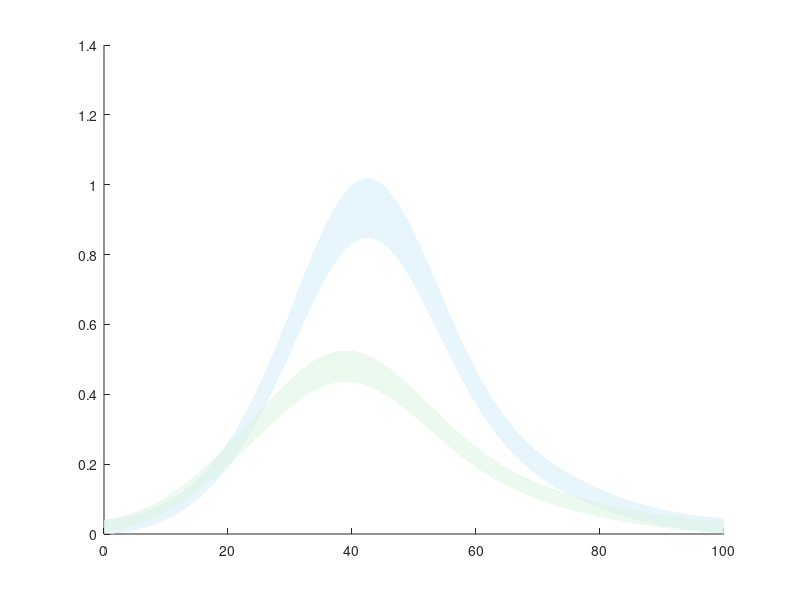

MATLAB code for this plot: (Note: this script raises an error after producing the figure.)
%% ============================================================
%  Panel d — Baseline admissible reconstruction
%  Refined conceptual illustration
%
%  NOTE:
%  - Synthetic data only
%  - Shaded ribbons are graphical halos, NOT confidence intervals
%  - Designed for a Nature Communications-style workflow figure
% ============================================================

clear; clc; close all;
rng(2026);

%% ============================================================
% 1. Synthetic time axis
% ============================================================
t     = linspace(0,100,601);
t_obs = linspace(2,98,42);

%% ============================================================
% 2. Construct two smooth, asymmetric schematic trajectories
% ============================================================

% ----- Region 1 -----
f1 = ...
    0.76 * exp(-0.5*((t-41)/11.5).^2) + ...
    0.20 * exp(-0.5*((t-56)/18).^2) + ...
    0.055* exp(-0.5*((t-20)/9).^2);

% slight asymmetric modulation
f1 = f1 .* (1 + 0.055*tanh((t-38)/15));
f1 = f1 + 0.012;

% ----- Region 2 -----
f2 = ...
    0.39 * exp(-0.5*((t-37)/13.5).^2) + ...
    0.115* exp(-0.5*((t-56)/20).^2) + ...
    0.028* exp(-0.5*((t-17)/8).^2);

f2 = f2 .* (1 + 0.045*tanh((t-34)/17));
f2 = f2 + 0.008;

%% ============================================================
% 3. Synthetic observations
% ============================================================
f1o = interp1(t,f1,t_obs,'pchip');
f2o = interp1(t,f2,t_obs,'pchip');

% Heteroscedastic observation noise
sd1 = 0.020 + 0.060*f1o;
sd2 = 0.016 + 0.065*f2o;

obs1 = max(0, f1o + sd1.*randn(size(t_obs)));
obs2 = max(0, f2o + sd2.*randn(size(t_obs)));

%% ============================================================
% 4. Refined palette
% ============================================================

% Main bright colors
blue      = [79 169 232]/255;       % #4FA9E8
green     = [101 201 138]/255;      % #65C98A

% Deep line colors
blueDeep  = [38 116 183]/255;       % refined blue
greenDeep = [45 145 91]/255;        % refined green

% Very pale halo colors
bluePale  = [214 238 251]/255;
greenPale = [220 244 228]/255;

% Ghost trajectory colors
blueGhost  = [142 204 240]/255;
greenGhost = [151 220 174]/255;

% Neutral colors
axisCol = [45 52 62]/255;
textCol = [39 48 60]/255;

%% ============================================================
% 5. Construct narrow graphical halos
%    These are NOT confidence intervals
% ============================================================

% Width follows the magnitude of each curve
w1 = 0.020 + 0.070*f1;
w2 = 0.016 + 0.060*f2;

upper1 = f1 + w1;
lower1 = max(0,f1 - w1);

upper2 = f2 + w2;
lower2 = max(0,f2 - w2);

%% ============================================================
% 6. Figure
% ============================================================

fig = figure( ...
    'Color','w', ...
    'Units','centimeters', ...
    'Position',[3 3 14.0 6.6]);

ax = axes(fig);
hold(ax,'on');

%% ============================================================
% 7. Very subtle halos
% ============================================================

hHalo1 = fill( ...
    [t fliplr(t)], ...
    [upper1 fliplr(lower1)], ...
    bluePale, ...
    'EdgeColor','none', ...
    'FaceAlpha',0.58);

hHalo2 = fill( ...
    [t fliplr(t)], ...
    [upper2 fliplr(lower2)], ...
    greenPale, ...
    'EdgeColor','none', ...
    'FaceAlpha',0.58);

%% ============================================================
% 8. Ghost trajectories
%    Slightly displaced only for visual depth
% ============================================================

ghost1 = f1 .* (0.975 + 0.018*sin(2*pi*t/72));
ghost2 = f2 .* (1.020 - 0.020*sin(2*pi*t/67));

plot(t,ghost1, ...
    'Color',[blueGhost 0.48], ...
    'LineWidth',1.05);

plot(t,ghost2, ...
    'Color',[greenGhost 0.48], ...
    'LineWidth',1.05);

%% ============================================================
% 9. Main fitted curves
%
% Double-layer line:
% pale broad under-stroke + sharp dark foreground
% ============================================================

% Region 1 under-stroke
plot(t,f1, ...
    'Color',[blue 0.30], ...
    'LineWidth',5.0);

% Region 1 main line
p1 = plot(t,f1, ...
    'Color',blueDeep, ...
    'LineWidth',2.35);

% Region 2 under-stroke
plot(t,f2, ...
    'Color',[green 0.30], ...
    'LineWidth',5.0);

% Region 2 main line
p2 = plot(t,f2, ...
    'Color',greenDeep, ...
    'LineWidth',2.35);

%% ============================================================
% 10. Observed points
% ============================================================

% Slightly varying point size makes schematic data feel organic
size1 = 43 + 15*rand(size(t_obs));
size2 = 43 + 15*rand(size(t_obs));

s1 = scatter( ...
    t_obs,obs1,size1, ...
    'o', ...
    'MarkerFaceColor',blue, ...
    'MarkerEdgeColor','w', ...
    'LineWidth',0.75, ...
    'MarkerFaceAlpha',0.82);

s2 = scatter( ...
    t_obs,obs2,size2, ...
    'o', ...
    'MarkerFaceColor',green, ...
    'MarkerEdgeColor','w', ...
    'LineWidth',0.75, ...
    'MarkerFaceAlpha',0.82);

%% ============================================================
% 11. Replot main lines above observations
%     Gives a very crisp final hierarchy
% ============================================================

p1 = plot(t,f1, ...
    'Color',blueDeep, ...
    'LineWidth',2.4);

p2 = plot(t,f2, ...
    'Color',greenDeep, ...
    'LineWidth',2.4);

%% ============================================================
% 12. Axes
% ============================================================

xlim([0 100]);
ylim([0 1.08]);

xlabel('Time', ...
    'FontName','Arial', ...
    'FontSize',10.5, ...
    'Color',textCol);

ylabel('Daily cases', ...
    'FontName','Arial', ...
    'FontSize',10.5, ...
    'Color',textCol);

set(ax, ...
    'FontName','Arial', ...
    'FontSize',15, ...
    'LineWidth',0.95, ...
    'TickDir','out', ...
    'TickLength',[0.015 0.015], ...
    'XColor',axisCol, ...
    'YColor',axisCol, ...
    'Box','off', ...
    'Layer','top');

% Conceptual schematic: no numerical ticks
ax.XTick = [];
ax.YTick = [];

grid(ax,'off');

%% ============================================================
% 13. Legend
% ============================================================

lgd = legend( ...
    [s1 p1 s2 p2], ...
    {'Observed (region 1)', ...
     'Fit (region 1)', ...
     'Observed (region 2)', ...
     'Fit (region 2)'}, ...
    'Location','northeast', ...
    'Box','off', ...
    'FontName','Arial', ...
    'FontSize',14);

lgd.ItemTokenSize = [17 8];

%% ============================================================
% 14. Layout
% ============================================================

ax.Position = [0.105 0.16 0.85 0.79];

%% ============================================================
% 15. Export
% ============================================================

% exportgraphics(fig, ...
%     'PanelD_baseline_reconstruction_refined.pdf', ...
%     'ContentType','vector');
% 
% exportgraphics(fig, ...
%     'PanelD_baseline_reconstruction_refined.png', ...
%     'Resolution',600);
% 
% print(fig, ...
%     'PanelD_baseline_reconstruction_refined.svg', ...
%     '-dsvg');
